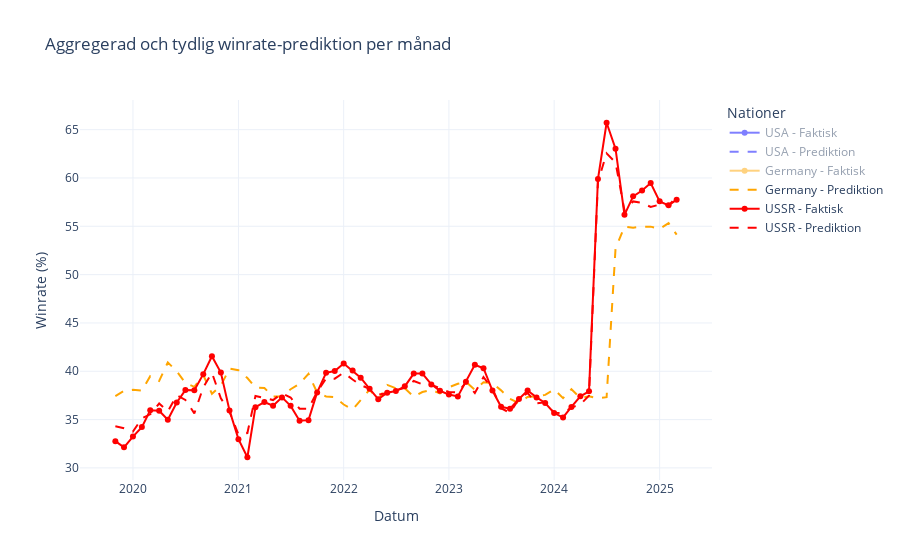

The cell this chart's notebook holds for it:
### Markdown cell above
## INFO TILL AIN SOM BEHÖVS

### Code cell
import pandas as pd
import plotly.graph_objects as go
from sklearn.ensemble import RandomForestRegressor
from sklearn.model_selection import train_test_split

# Läs in data från CSV-fil
df = pd.read_csv("rb_ranks_all.csv")
# Konvertera 'date' kolumnen till datetime-format
df['date'] = pd.to_datetime(df['date'])

# Filtrera relevanta nationer för analys
nations = ['USA', 'Germany', 'USSR']
# Definiera färger för varje nation i grafen
colors = {'USA': 'blue', 'Germany': 'orange', 'USSR': 'red'}

# Skapa en tom figur för att rita grafer
fig = go.Figure()

# Loop igenom varje nation för att bearbeta data
for nation in nations:
    # Filtrera data för den aktuella nationen
    nation_df = df[df['nation'] == nation].copy()

    # Rensa bort rader med NaN-värden i specifika kolumner och gruppera per månad
    nation_df = nation_df.dropna(subset=[
        'rb_battles_mean', 'rb_air_frags_per_battle',
        'rb_ground_frags_per_battle', 'rb_win_rate'
    ])
    # Skapa en ny kolumn 'month' för att representera månad och år
    nation_df['month'] = nation_df['date'].dt.to_period('M')
    # Beräkna genomsnitt per månad och återställ indexet
    monthly_df = nation_df.groupby('month').mean(numeric_only=True).reset_index()
    # Konvertera 'month' kolumnen tillbaka till timestamp-format
    monthly_df['month'] = monthly_df['month'].dt.to_timestamp()

    # Förbered data för modellträning
    X = monthly_df[[
        'rb_battles_mean',
        'rb_air_frags_per_battle',
        'rb_ground_frags_per_battle'
    ]]
    y = monthly_df['rb_win_rate']

    # Dela upp data i tränings- och testset
    X_train, X_test, y_train, y_test = train_test_split(X, y, test_size=0.2, random_state=42)
    # Skapa och träna en Random Forest-regressionsmodell
    model = RandomForestRegressor(random_state=42)
    model.fit(X_train, y_train)
    # Gör förutsägelser baserat på den tränade modellen
    y_pred = model.predict(X)

    # Lägg till faktisk winrate som en linje i grafen
    fig.add_trace(go.Scatter(
        x=monthly_df['month'],
        y=monthly_df['rb_win_rate'],
        mode='lines+markers',
        name=f"{nation} - Faktisk",
        line=dict(color=colors[nation])
    ))

    # Lägg till predikterad winrate som en streckad linje i grafen
    fig.add_trace(go.Scatter(
        x=monthly_df['month'],
        y=y_pred,
        mode='lines',
        name=f"{nation} - Prediktion",
        line=dict(color=colors[nation], dash='dash')
    ))

# Anpassa layouten för grafen
fig.update_layout(
    title="Aggregerad och tydlig winrate-prediktion per månad",
    xaxis_title="Datum",
    yaxis_title="Winrate (%)",
    legend_title="Nationer",
    height=600,
    template="plotly_white"
)

# Visa grafen
fig.show()
